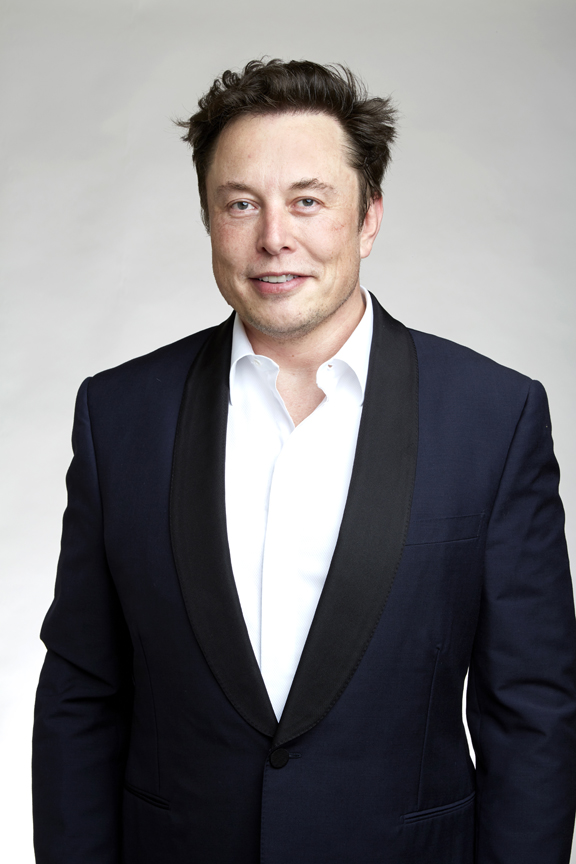
#> input picture OpenCV/Resources/pic.jpg, 576 x 864 px
$ python Chapter2.py
#> lines starting #> are read from the running program, lines starting #| are printed output that depends on the picture; after the words box and inside, x2 and y2 are one past the last pixel; in counts of white or black regions, pixels touching at a corner belong together
# cv2 Functions
import cv2
import numpy as np

# IMG manipulation
img = cv2.imread("Resources/pic.jpg")
#> img is the input picture: shape (864, 576, 3); mean B, G, R 121.3, 118.8, 120.7
kernel = np.ones((5, 5), np.uint8)

imgGray = cv2.cvtColor(img, cv2.COLOR_BGR2GRAY)  # converts to gray scale
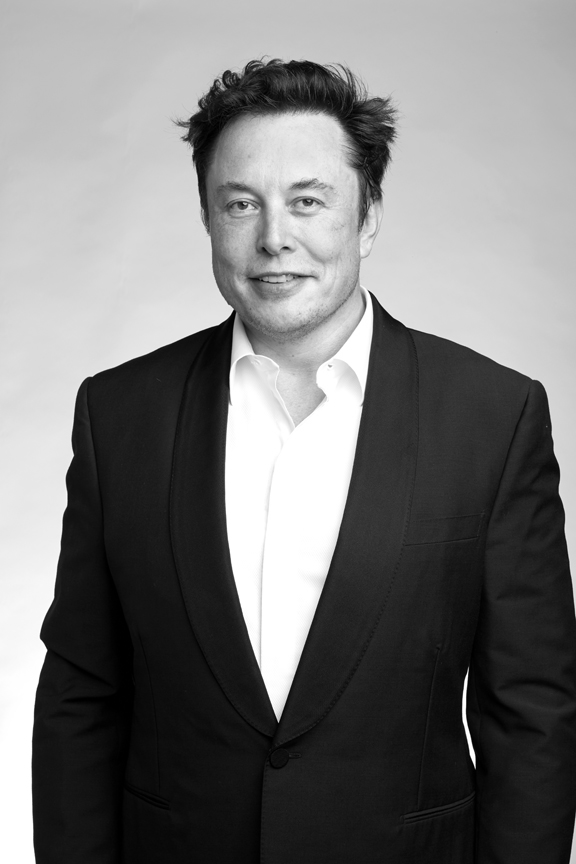
#> imgGray: shape (864, 576); min 0, max 255, mean 119.7
imgBlur = cv2.GaussianBlur(imgGray, (7, 7), 0)
imgBlur2 = cv2.GaussianBlur(imgGray, (13, 13), 0)  # More Blurred
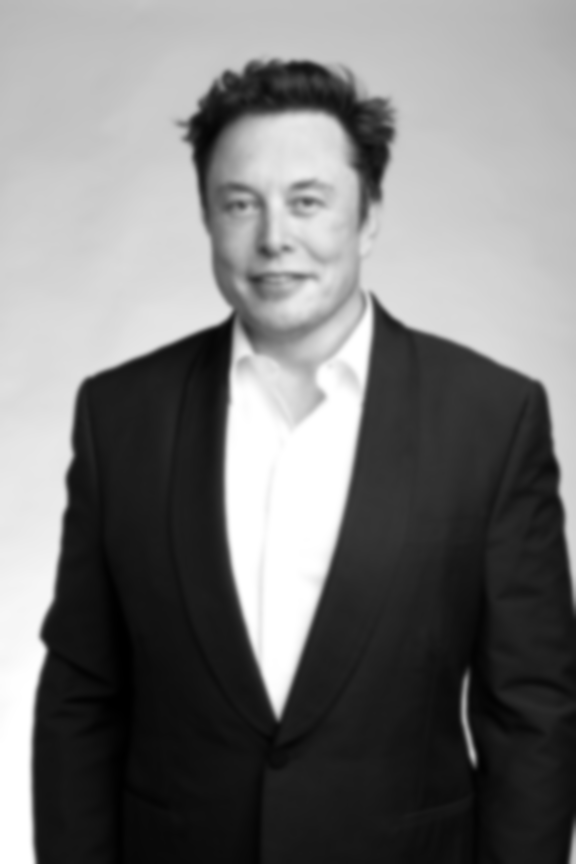
#> imgBlur2: shape (864, 576); min 0, max 255, mean 119.7
imgCanny = cv2.Canny(img, 150, 200)
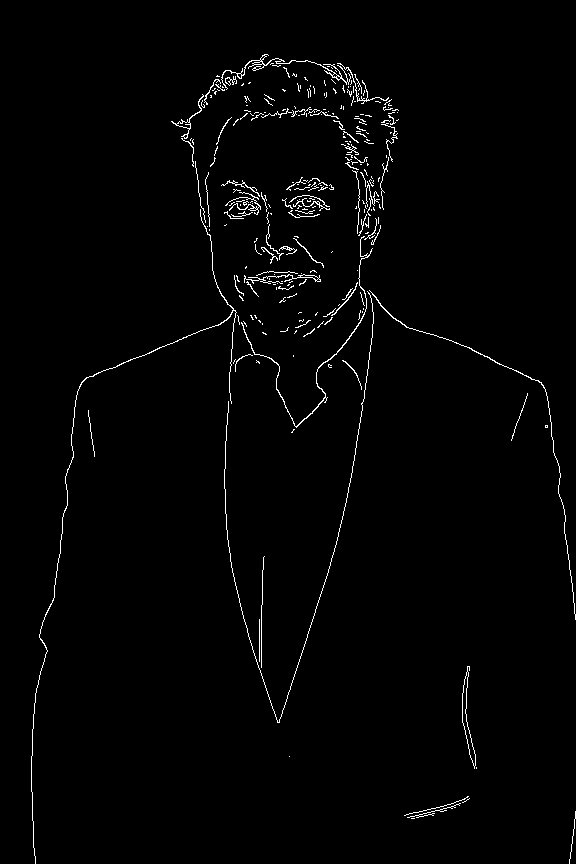
#> imgCanny: shape (864, 576); 1.5% white in thin lines or dots, all inside (x1, y1, x2, y2) = (31, 54, 576, 864)
imgDilation = cv2.dilate(imgCanny, kernel, iterations=1)
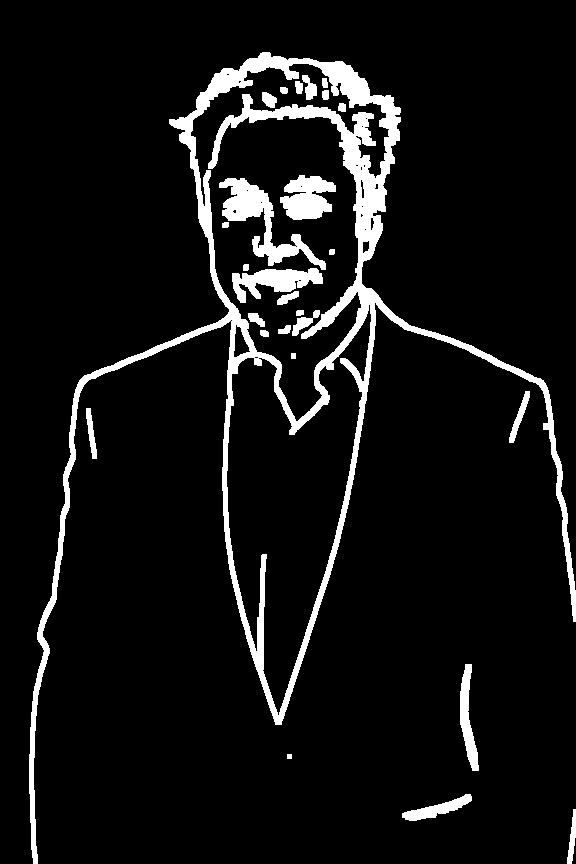
#> imgDilation: shape (864, 576); 7.5% white; 27 white regions, largest, box (x1, y1, x2, y2) and area: (29, 52, 576, 864) 27077, (219, 178, 326, 270) 2758, (280, 175, 336, 220) 1705
imgErode = cv2.erode(imgDilation, kernel, iterations=1)
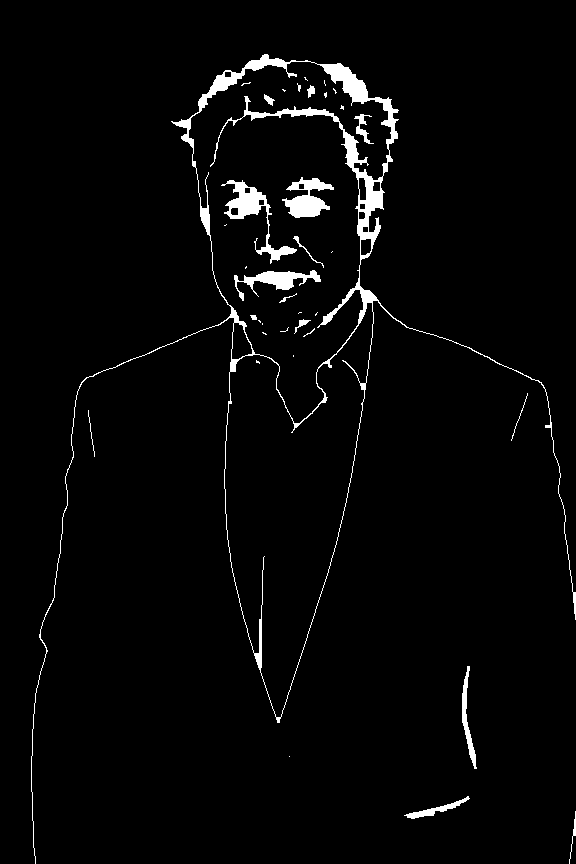
#> imgErode: shape (864, 576); 2.8% white; 37 white regions (21 under 20 px), largest, box (x1, y1, x2, y2) and area: (31, 54, 576, 864) 8863, (221, 180, 297, 264) 1324, (282, 177, 334, 218) 1081

cv2.imshow("Gray Image", imgGray)
cv2.imshow("Blur Image", imgBlur)
# cv2.imshow("Blur Image 2", imgBlur2)
cv2.imshow("Canny Image", imgCanny)
cv2.imshow("Dilation Image", imgDilation)
cv2.imshow("Eroded Image", imgErode)
cv2.waitKey(0)
